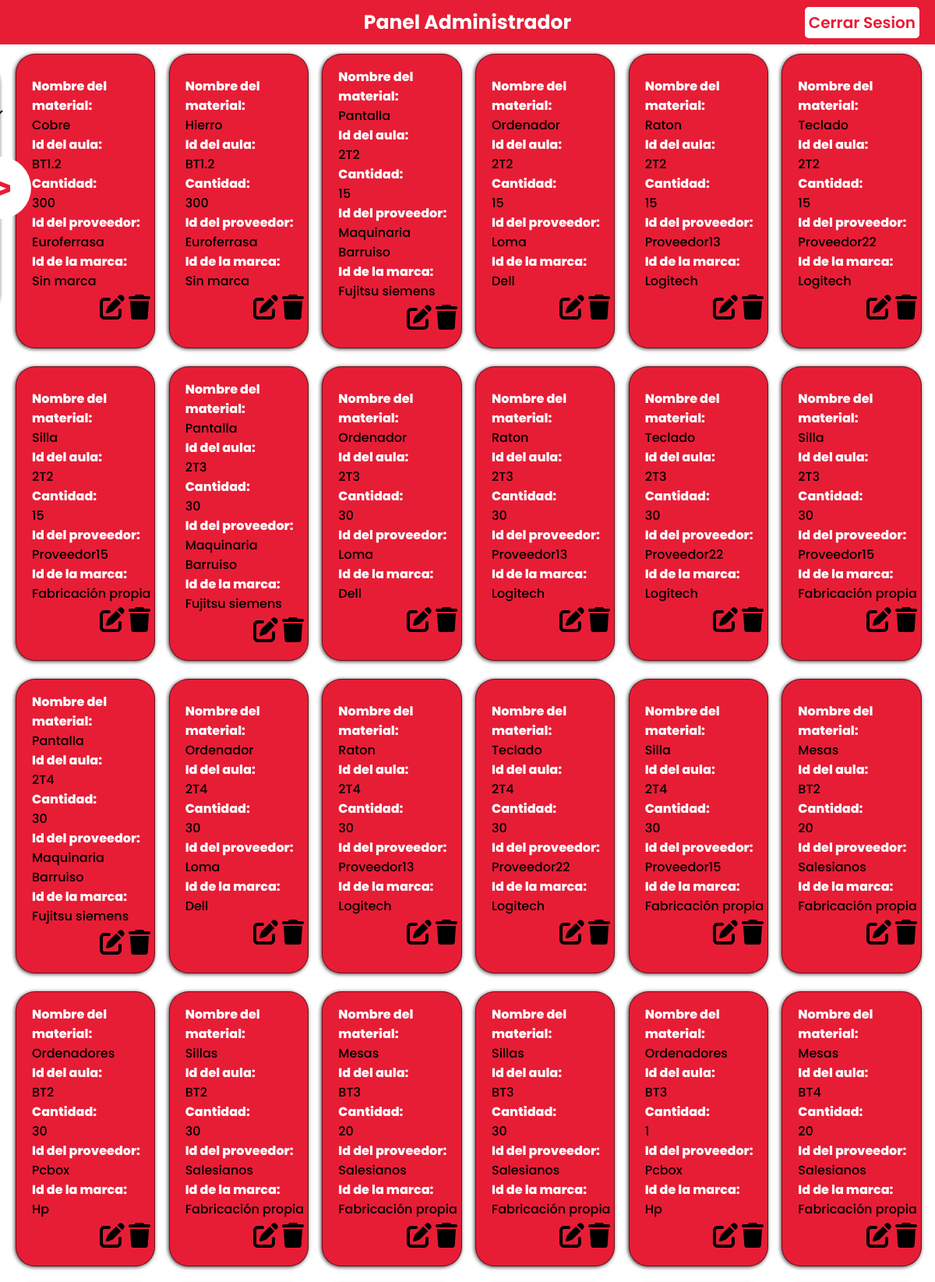
/PanelAdmin/PanelAdmin.php (signed in, upper part), run on the app's committed database.
### tables this page shows
CREATE TABLE `materiales` (
  `idMateriales` int(11) NOT NULL,
  `NombreMat` varchar(30) NOT NULL,
  `idAula` varchar(5) NOT NULL,
  `Cantidad` int(11) NOT NULL,
  `idProveedor` int(11) NOT NULL,
  `idMarca` int(11) NOT NULL,
  `idDepartamento` int(11) NOT NULL
);

CREATE TABLE `prov` (
  `idProveedor` int(11) NOT NULL,
  `Nombre` varchar(60) NOT NULL,
  `Direccion` varchar(80) NOT NULL,
  `Municipio` varchar(30) NOT NULL,
  `Provincia` varchar(30) NOT NULL,
  `Telefono` int(9) NOT NULL,
  `idTipo` int(11) NOT NULL,
  `idDepartamento` int(11) DEFAULT NULL
);

CREATE TABLE `marca` (
  `idMarca` int(11) NOT NULL,
  `NombreMarca` varchar(30) NOT NULL,
  `idDepartamento` int(11) NOT NULL
);

### PanelAdmin/InformacionU.php (the view, shortened to what this page needs)
<?php
include("./conexion_bd.php");
function body($consulta, $conexion)
{
    $resultado = mysqli_query($conexion, $consulta);
    if ($resultado) {
        while ($row = $resultado->fetch_object()) {
            $NombreMat = $row->NombreMat;
            $idAula = $row->idAula;
            $Cantidad = $row->Cantidad;
            $idProveedor = $row->Nombre;
            $idMarca = $row->NombreMarca;
            $idMateriales = $row->idMateriales;
            ?>
            <div class="card">
                <h3>Nombre del material:</h3>
                <?php echo htmlspecialchars($NombreMat) ?>
                <h3>Id del aula:</h3>
                <?php echo htmlspecialchars($idAula) ?>
                <h3>Cantidad:</h3>
                <?php echo htmlspecialchars($Cantidad) ?>
                <h3>Id del proveedor:</h3>
                <?php echo htmlspecialchars($idProveedor) ?>
                <h3>Id de la marca:</h3>
                <?php echo htmlspecialchars($idMarca) ?>
                <div class="card_icons">
                    <a href="./PanelAdmin.php?Editar=<?php echo $idMateriales ?>" onclick="activarEditar()"></a>
                    <a href="./PanelAdmin.php?borrar=<?php echo $idMateriales ?>" onclick="return ConfirmDelete()"></a>
                </div>
            </div>
            <?php
        }
    }
}
if (isset($_GET['search']) && !empty($_GET['search']) || (isset($_GET['value']) && !empty($_GET['value']))) {
    $types = [
        'aula' => 'a.idAula',
        'prov' => 'p.Nombre',
        'marca' => 'ma.NombreMarca',
        'tipoprod' => 'tp.NombreTipo ',
        'ubi' => 'u.NombreUbicacion'
    ];
    $type = "";
    if ($_GET['search'] != 'all' && isset($_GET['value']) && $_GET['value'] != 'all') {
        $types = $types[$_GET['search']];
        $type = "WHERE $types = '$_GET[value]'";
    }
    $consulta = "SELECT DISTINCT m.idMateriales,m.NombreMat, m.idAula, m.Cantidad,p.Nombre, ma.NombreMarca
    FROM login AS l
    INNER JOIN departec AS d
    INNER JOIN aula AS a ON d.idDepartamento = a.idDepartamento
    INNER JOIN materiales AS m ON a.idAula = m.idAula
    INNER JOIN prov AS p ON m.idProveedor = p.idProveedor
    INNER JOIN marca AS ma ON m.idMarca = ma.idMarca
    INNER JOIN tipoprod AS tp ON tp.idTipo = p.idTipo
    INNER JOIN ubi AS u ON u.idUbicacion = a.idUbicacion
    $type ";
    body($consulta, $conexion);
} else {
    $consulta = "SELECT DISTINCT m.idMateriales,m.NombreMat, m.idAula, m.Cantidad,p.Nombre, ma.NombreMarca
    FROM login AS l
    INNER JOIN departec AS d
    INNER JOIN aula AS a ON d.idDepartamento = a.idDepartamento
    INNER JOIN materiales AS m ON a.idAula = m.idAula
    INNER JOIN prov AS p ON m.idProveedor = p.idProveedor
    INNER JOIN marca AS ma ON m.idMarca = ma.idMarca
    INNER JOIN tipoprod AS tp ON tp.idTipo = p.idTipo
    INNER JOIN ubi AS u ON u.idUbicacion = a.idUbicacion";
    body($consulta, $conexion);
}

### PanelAdmin/styleU.css (style rules this page uses)
:root { --i:40%; }
body { margin: 0; padding: 0; font-family: 'Poppins', sans-serif; background-color: #FFFFFF;; }
.card { display: flex; flex-direction: column; justify-content: center; align-items: left; padding-top: 7.5px; padding-left: 20px; padding-bottom: 7.5px; height: 100%; width: 80%; background-color:#E71D36; border-radius: 25px; border: 1px solid rgba(0, 0, 0, 0.5); box-shadow: -1px 1px 5px rgba(0,0,0,0.75); font-family: 'Poppins', sans-serif; font-weight: 500; }
.card h3 { font-size: 16px; font-family: 'Poppins', sans-serif; font-weight: 800; margin: 0; padding: 0; color: #FFFFFF; }
.card_icons { display: flex; justify-content: flex-end; flex-direction: row; margin-top: 5px; margin-right: 5px; gap: 5px; }

### data on the page
materiales: NombreMat "Cobre", idAula "BT1.2", Cantidad "300", idProveedor.Nombre "Euroferrasa", idMarca.NombreMarca "Sin marca"
materiales: NombreMat "Hierro", idAula "BT1.2", Cantidad "300", idProveedor.Nombre "Euroferrasa", idMarca.NombreMarca "Sin marca"
materiales: NombreMat "Pantalla", idAula "2T2", Cantidad "15", idProveedor.Nombre "Maquinaria Barruiso", idMarca.NombreMarca "Fujitsu siemens"
materiales: NombreMat "Ordenador", idAula "2T2", Cantidad "15", idProveedor.Nombre "Loma", idMarca.NombreMarca "Dell"
materiales: NombreMat "Raton", idAula "2T2", Cantidad "15", idProveedor.Nombre "Proveedor13", idMarca.NombreMarca "Logitech"
materiales: NombreMat "Teclado", idAula "2T2", Cantidad "15", idProveedor.Nombre "Proveedor22", idMarca.NombreMarca "Logitech"
materiales: NombreMat "Silla", idAula "2T2", Cantidad "15", idProveedor.Nombre "Proveedor15", idMarca.NombreMarca "Fabricación propia"
materiales: NombreMat "Pantalla", idAula "2T3", Cantidad "30", idProveedor.Nombre "Maquinaria Barruiso", idMarca.NombreMarca "Fujitsu siemens"
materiales: NombreMat "Ordenador", idAula "2T3", Cantidad "30", idProveedor.Nombre "Loma", idMarca.NombreMarca "Dell"
materiales: NombreMat "Raton", idAula "2T3", Cantidad "30", idProveedor.Nombre "Proveedor13", idMarca.NombreMarca "Logitech"
materiales: NombreMat "Teclado", idAula "2T3", Cantidad "30", idProveedor.Nombre "Proveedor22", idMarca.NombreMarca "Logitech"
materiales: NombreMat "Silla", idAula "2T3", Cantidad "30", idProveedor.Nombre "Proveedor15", idMarca.NombreMarca "Fabricación propia"
materiales: NombreMat "Pantalla", idAula "2T4", Cantidad "30", idProveedor.Nombre "Maquinaria Barruiso", idMarca.NombreMarca "Fujitsu siemens"
materiales: NombreMat "Ordenador", idAula "2T4", Cantidad "30", idProveedor.Nombre "Loma", idMarca.NombreMarca "Dell"
materiales: NombreMat "Raton", idAula "2T4", Cantidad "30", idProveedor.Nombre "Proveedor13", idMarca.NombreMarca "Logitech"
materiales: NombreMat "Teclado", idAula "2T4", Cantidad "30", idProveedor.Nombre "Proveedor22", idMarca.NombreMarca "Logitech"
materiales: NombreMat "Silla", idAula "2T4", Cantidad "30", idProveedor.Nombre "Proveedor15", idMarca.NombreMarca "Fabricación propia"
materiales: NombreMat "Mesas", idAula "BT2", Cantidad "20", idProveedor.Nombre "Salesianos", idMarca.NombreMarca "Fabricación propia"
materiales: NombreMat "Ordenadores", idAula "BT2", Cantidad "30", idProveedor.Nombre "Pcbox", idMarca.NombreMarca "Hp"
materiales: NombreMat "Sillas", idAula "BT2", Cantidad "30", idProveedor.Nombre "Salesianos", idMarca.NombreMarca "Fabricación propia"
materiales: NombreMat "Mesas", idAula "BT3", Cantidad "20", idProveedor.Nombre "Salesianos", idMarca.NombreMarca "Fabricación propia"
materiales: NombreMat "Sillas", idAula "BT3", Cantidad "30", idProveedor.Nombre "Salesianos", idMarca.NombreMarca "Fabricación propia"
materiales: NombreMat "Ordenadores", idAula "BT3", Cantidad "1", idProveedor.Nombre "Pcbox", idMarca.NombreMarca "Hp"
materiales: NombreMat "Mesas", idAula "BT4", Cantidad "20", idProveedor.Nombre "Salesianos", idMarca.NombreMarca "Fabricación propia"
